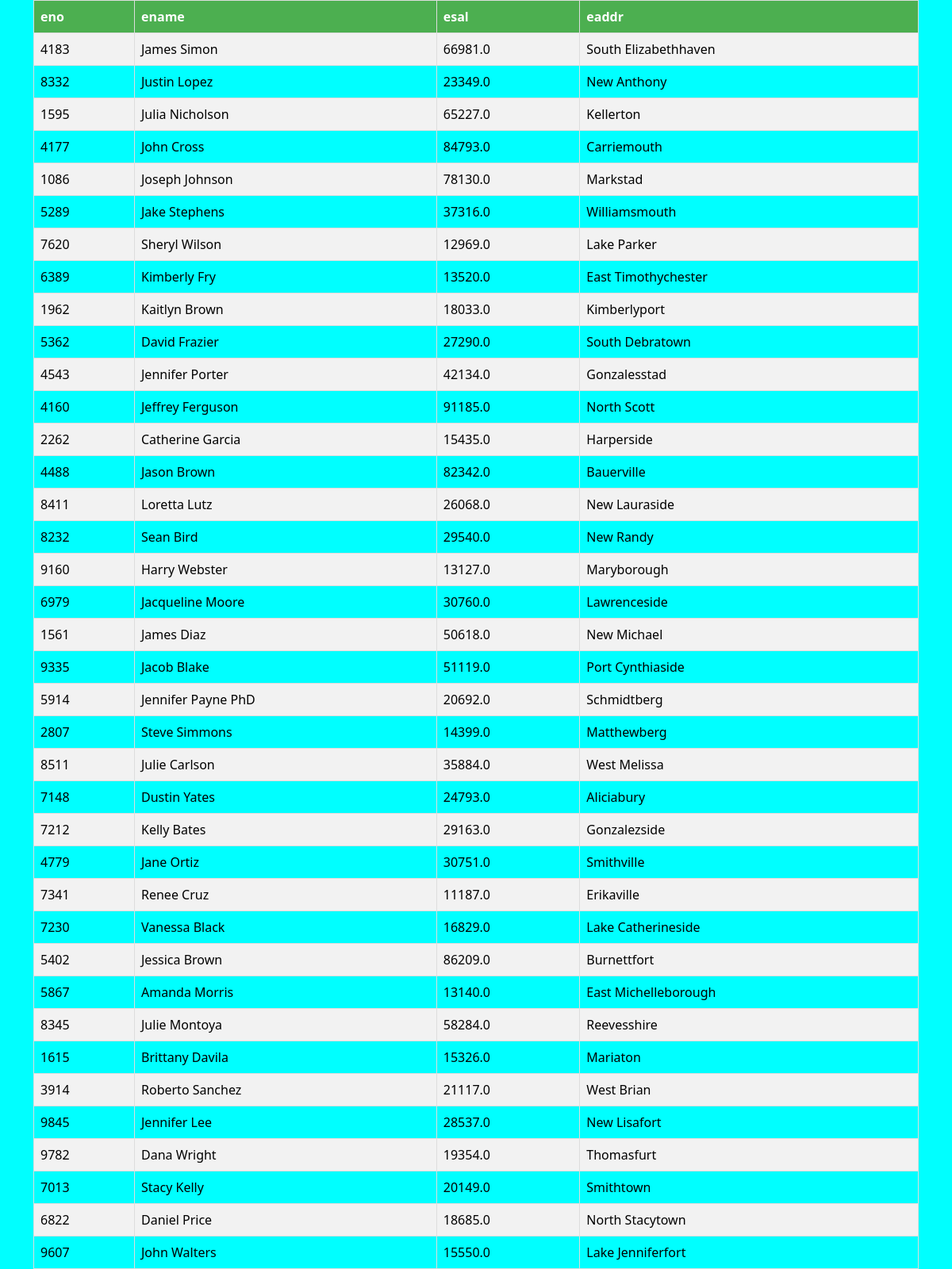
The page / on the database its author committed.
### testapp/models.py (models this page shows)
class Employee(models.Model):
    eno=models.IntegerField()
    ename=models.CharField(max_length=64)
    esal=models.FloatField()
    eaddr=models.CharField(max_length=64)

### testapp/views.py (the view)
# urls.py: path("",views.retrieve_view),
def retrieve_view(request):
    q1=Employee.objects.filter(ename__startswith="J")
    q2=Employee.objects.filter(esal__lt=30000)
    q3=q1.union(q2)
    emp_list=q3
    return render(request, "testapp/index.html", {"emp_list": emp_list})

### templates/testapp/index.html (shortened to what this page needs)
{% extends 'testapp/base.html' %}
{% block body_block %}
<table>
    <tr>
        <th>eno</th>
        <th>ename</th>
        <th>esal</th>
        <th>eaddr</th>
    </tr>
    {% for emp in emp_list %}
    <tr>
        <td>{{ emp.eno }}</td>
        <td>{{ emp.ename }}</td>
        <td>{{ emp.esal }}</td>
        <td>{{ emp.eaddr }}</td>
    </tr>
    {% endfor %}
</table>
{% endblock body_block %}

### templates/testapp/base.html (shortened to what this page needs)
<!DOCTYPE html>
<html lang="en">
  <head>
    <link
      href="https://cdn.jsdelivr.net/npm/bootstrap@5.3.3/dist/css/bootstrap.min.css"
      rel="stylesheet"
    />
  </head>
  <body>
    <div class="container" align="center">
      {% block body_block %} {% endblock %}
    </div>
  </body>
</html>

### templates/testapp/base.html (style rules this page uses)
body { background: aqua; color: black; }

### templates/testapp/index.html (style rules this page uses)
table { border-collapse: collapse; width: 100%; }
th, td { border: 1px solid #dddddd; text-align: left; padding: 8px; }
tr:nth-child(even) { background-color: #f2f2f2; }
th { background-color: #4CAF50; color: white; }

### rows shown on the page
Employee: eno "4183", ename "James Simon", esal "66981.0", eaddr "South Elizabethhaven"
Employee: eno "8332", ename "Justin Lopez", esal "23349.0", eaddr "New Anthony"
Employee: eno "1595", ename "Julia Nicholson", esal "65227.0", eaddr "Kellerton"
Employee: eno "4177", ename "John Cross", esal "84793.0", eaddr "Carriemouth"
Employee: eno "1086", ename "Joseph Johnson", esal "78130.0", eaddr "Markstad"
Employee: eno "5289", ename "Jake Stephens", esal "37316.0", eaddr "Williamsmouth"
Employee: eno "7620", ename "Sheryl Wilson", esal "12969.0", eaddr "Lake Parker"
Employee: eno "6389", ename "Kimberly Fry", esal "13520.0", eaddr "East Timothychester"
Employee: eno "1962", ename "Kaitlyn Brown", esal "18033.0", eaddr "Kimberlyport"
Employee: eno "5362", ename "David Frazier", esal "27290.0", eaddr "South Debratown"
Employee: eno "4543", ename "Jennifer Porter", esal "42134.0", eaddr "Gonzalesstad"
Employee: eno "4160", ename "Jeffrey Ferguson", esal "91185.0", eaddr "North Scott"
Employee: eno "2262", ename "Catherine Garcia", esal "15435.0", eaddr "Harperside"
Employee: eno "4488", ename "Jason Brown", esal "82342.0", eaddr "Bauerville"
Employee: eno "8411", ename "Loretta Lutz", esal "26068.0", eaddr "New Lauraside"
Employee: eno "8232", ename "Sean Bird", esal "29540.0", eaddr "New Randy"
Employee: eno "9160", ename "Harry Webster", esal "13127.0", eaddr "Maryborough"
Employee: eno "6979", ename "Jacqueline Moore", esal "30760.0", eaddr "Lawrenceside"
Employee: eno "1561", ename "James Diaz", esal "50618.0", eaddr "New Michael"
Employee: eno "9335", ename "Jacob Blake", esal "51119.0", eaddr "Port Cynthiaside"
Employee: eno "5914", ename "Jennifer Payne PhD", esal "20692.0", eaddr "Schmidtberg"
Employee: eno "2807", ename "Steve Simmons", esal "14399.0", eaddr "Matthewberg"
Employee: eno "8511", ename "Julie Carlson", esal "35884.0", eaddr "West Melissa"
Employee: eno "7148", ename "Dustin Yates", esal "24793.0", eaddr "Aliciabury"
Employee: eno "7212", ename "Kelly Bates", esal "29163.0", eaddr "Gonzalezside"
Employee: eno "4779", ename "Jane Ortiz", esal "30751.0", eaddr "Smithville"
Employee: eno "7341", ename "Renee Cruz", esal "11187.0", eaddr "Erikaville"
Employee: eno "7230", ename "Vanessa Black", esal "16829.0", eaddr "Lake Catherineside"
Employee: eno "5402", ename "Jessica Brown", esal "86209.0", eaddr "Burnettfort"
Employee: eno "5867", ename "Amanda Morris", esal "13140.0", eaddr "East Michelleborough"
Employee: eno "8345", ename "Julie Montoya", esal "58284.0", eaddr "Reevesshire"
Employee: eno "1615", ename "Brittany Davila", esal "15326.0", eaddr "Mariaton"
Employee: eno "3914", ename "Roberto Sanchez", esal "21117.0", eaddr "West Brian"
Employee: eno "9845", ename "Jennifer Lee", esal "28537.0", eaddr "New Lisafort"
Employee: eno "9782", ename "Dana Wright", esal "19354.0", eaddr "Thomasfurt"
Employee: eno "7013", ename "Stacy Kelly", esal "20149.0", eaddr "Smithtown"
Employee: eno "6822", ename "Daniel Price", esal "18685.0", eaddr "North Stacytown"
Employee: eno "9607", ename "John Walters", esal "15550.0", eaddr "Lake Jenniferfort"
